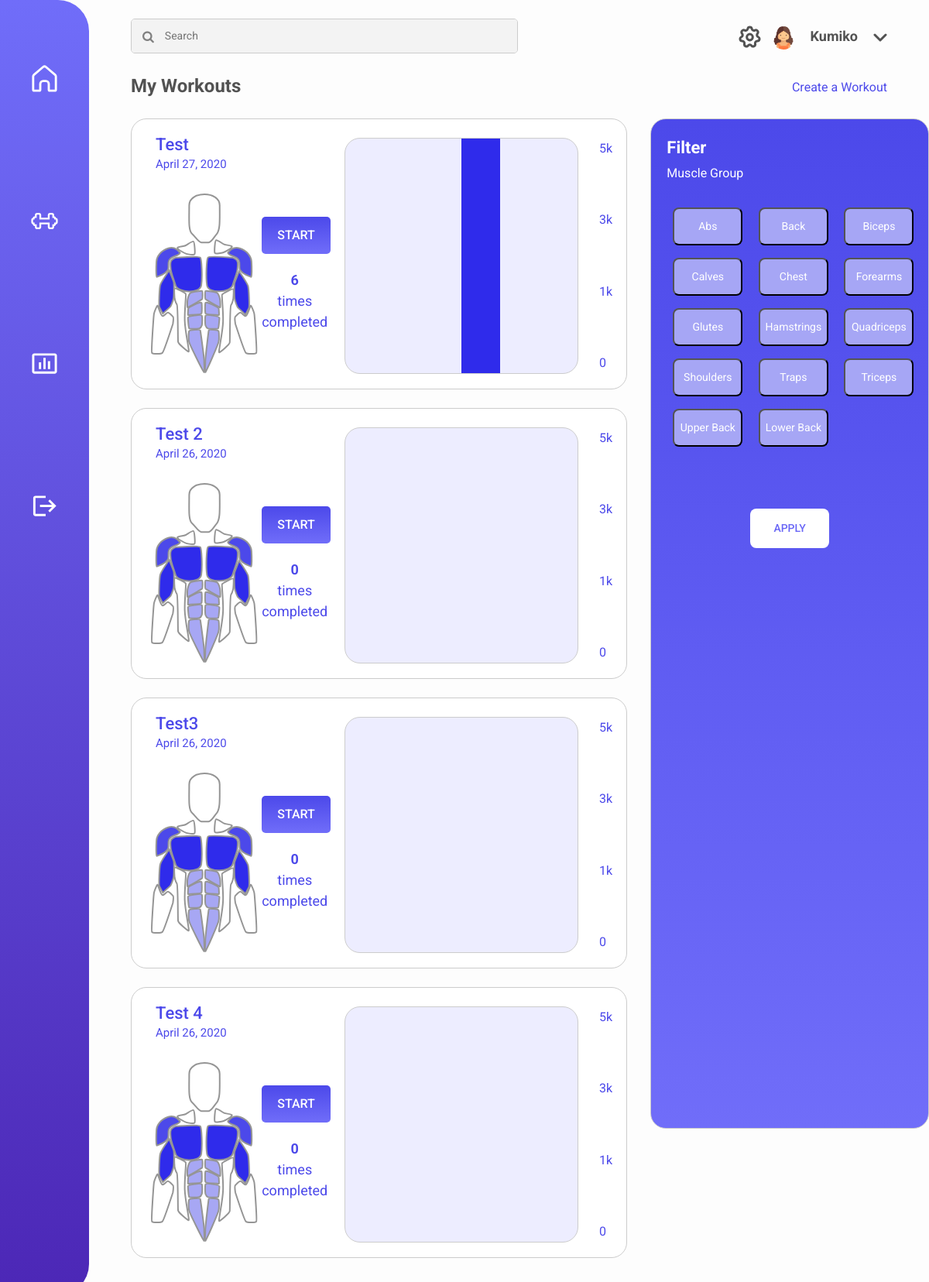
The app's page /workouts/ (signed in), older data.
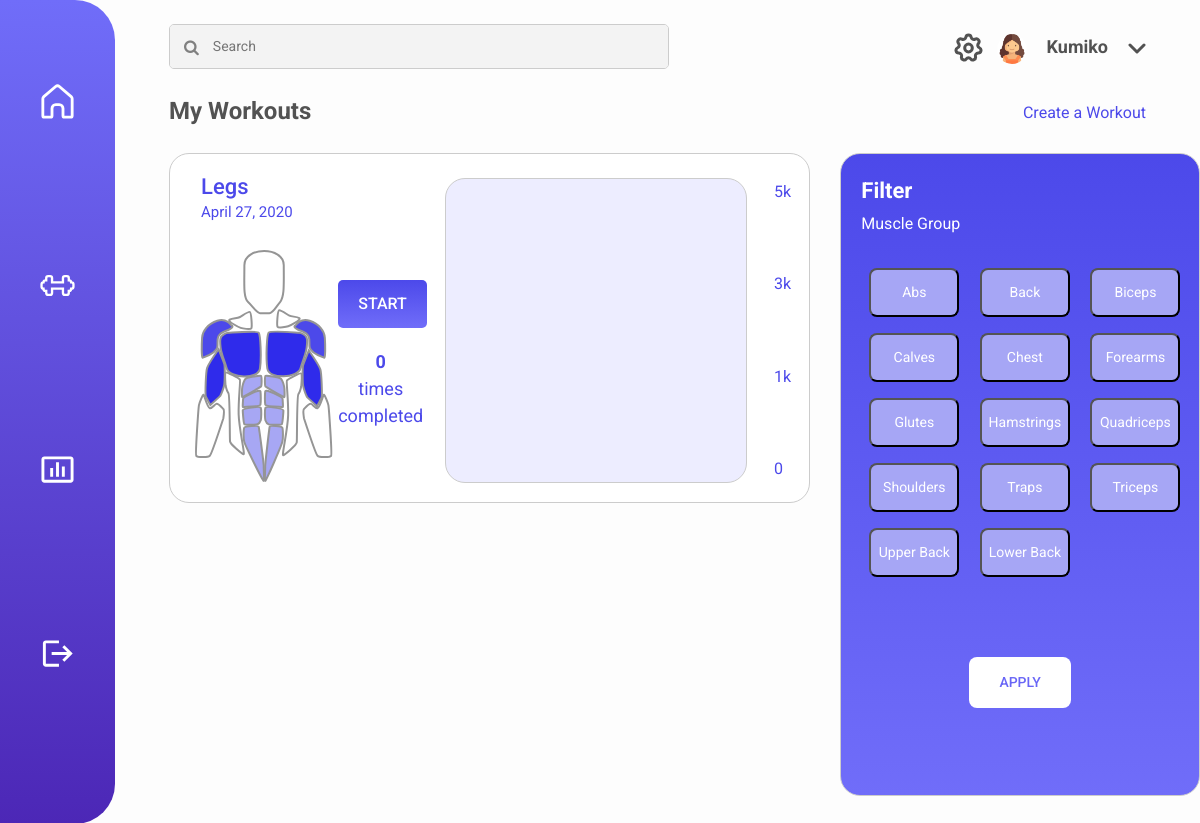
The same page, newer data.
### dashboard/models.py (models this page shows)
class Workout(models.Model):
	times_completed = models.IntegerField()
	date_created = models.DateField(auto_now_add=True)
	last_date_completed = models.DateField(auto_now=True)
	name = models.CharField(max_length=120)
	avg_time_completed = models.DurationField(default=timedelta(minutes=0))
	total_time = models.DurationField(default=timedelta(minutes=0))
	user = models.ForeignKey(User, on_delete=models.CASCADE)
	weight_lifted = models.FloatField(default=0)

class Exercise(models.Model):
	exercise_type = models.ForeignKey(ExerciseType, on_delete=models.CASCADE)
	num_reps = models.IntegerField()
	num_sets = models.IntegerField()
	weight_lifted = models.FloatField()
	weight = models.FloatField()
	workout = models.ForeignKey('Workout', on_delete=models.CASCADE)

### dashboard/views.py (the view, shortened to what this page needs)
# urls.py: path('workouts/', workouts_view),
@login_required
def workouts_view(request):
	workouts = Workout.objects.filter(user=request.user)
	exercises = []
	for workout in workouts:
		for exercise in Exercise.objects.filter(workout=workout):
			exercises.append(exercise)
	return render(request, 'workouts.html', {'workouts':workouts, 'exercises':exercises})

### templates/workouts.html (shortened to what the changed rows need)
<!DOCTYPE html>
<html lang="en">
<head>
    {% load static %}
    <link rel="stylesheet" href="https://cdnjs.cloudflare.com/ajax/libs/font-awesome/4.7.0/css/font-awesome.min.css">
    <link href="{% static 'fitnessing/css/dashboard.css' %}" rel="stylesheet">
    <link rel="stylesheet" href="https://stackpath.bootstrapcdn.com/bootstrap/4.4.1/css/bootstrap.min.css">
</head>
<body>
    <div class="container-fluid main">
        <div class="row p-4 mx-0 pr-4">
            <div class="col-sm-8">
                {% if workouts|length > 0 %}
                {% for workout in workouts %}
                <div class="row workouts_container mx-0 mb-4">
                    <div class="col-sm-5">
                        <div class="row p-3">
                            <div class="col-sm-12">
                                <p class="muscle_group mb-2">{{workout.name}}</p>
                                <p class="day mb-0">{{workout.last_date_completed}}</p>
                            </div>
                        </div>
                        <div class="row">
                            <div class="col-sm-6">
                                <img class="diagram" src="{% static 'fitnessing/images/Muscles.svg' %}">
                            </div>
                            <div class="col-sm-6">
                                <div class="start" onclick="location.href='/current-workout/' + {{ workout.id }} ">START</div>
                                <p class="completed"><b>{{workout.times_completed}}</b><br>times<br>completed</p>
                            </div>
                        </div>
                    </div>
                    <div class="col-sm-6 p-4">
                        <div class="row graph_container">
                            {% for exercise in exercises %}
                                {% if exercise.workout == workout %}
                                    {% widthratio exercise.weight_lifted 1 exercise.workout.times_completed as weight %}
                                    {% widthratio weight 2.205 1 as kg %}
                                    {% widthratio kg 5000 100 as percent %}
                                    {% if percent|add:0 > 100 %}
                                        {% with 100 as cap %}
                                            {% if forloop.counter0 == 3 %}
                                            <div class="col-sm-2 bar4" style="height: {{cap}}% !important"></div>
                                            {% endif %}
                                        {% endwith %}
                                    {% endif %}
                                {% endif %}
                            {% endfor %}
                        </div>
                    </div>
                    <div class="col-sm-1">
                        <div class="measurements">
                            <p>5k</p>
                            <p>3k</p>
                            <p>1k</p>
                            <p>0</p>
                        </div>
                    </div>
                </div>
                {% endfor %}
                {% else %}
                <div class="col-sm-12 text-center mt-4 pt-4">
                    <p class="empty_workouts">You have no workouts added yet. Go on and add your first one!</p>
                </div>
                {% endif %}
            </div>
        </div>
    </div>
</body>
</html>

Row changes from the older to the newer data that the page shows:
removed Workout: name "Test", last_date_completed "April 27, 2020", times_completed "6"
removed Exercise: {{ cap }} 100 (drawn)
removed Workout: name "Test 2", last_date_completed "April 26, 2020", times_completed "0"
removed Workout: name "Test3", last_date_completed "April 26, 2020", times_completed "0"
removed Workout: name "Test 4", last_date_completed "April 26, 2020", times_completed "0"
added Workout: name "Legs", last_date_completed "April 27, 2020", times_completed "0"
